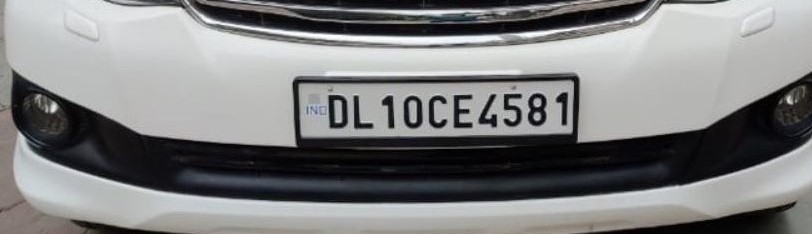
#> input picture test/test10.JPG, 812 x 234 px, found by its file name
$ python main.py
#> lines starting #> are read from the running program, lines starting #| are printed output that depends on the picture; after the words box and inside, x2 and y2 are one past the last pixel; in counts of white or black regions, pixels touching at a corner belong together
import cv2
import imutils
import pytesseract
import datetime

pytesseract.pytesseract.tesseract_cmd = 'C:\Program Files\Tesseract-OCR\\tesseract'


image = cv2.imread(r'test\test10.JPG') #test4 test2 test12 test16 test18 test4.-3 test5 test8 test10 test11
#> image is the input picture: shape (234, 812, 3); mean B, G, R 128, 127.5, 127.2
image = imutils.resize(image, width=300 )
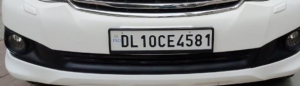
#> image: shape (86, 300, 3); mean B, G, R 128, 127.5, 127.2
cv2.imshow("original image", image)
cv2.waitKey(3)


'''
cam = cv2.VideoCapture(0)
result, image = cam.read()

if result:

    cv2.imshow("test", image)

    cv2.imwrite("test.jpg", image)

    cv2.waitKey(0)
    cv2.destroyWindow("test")
else:
    print("No image detected. Please! try again")
'''


#Converting the input image to greyscale
gray_image = cv2.cvtColor(image, cv2.COLOR_BGR2GRAY)
cv2.imshow("greyed image", gray_image)
cv2.waitKey(3)

#Reducing the noise in the greyscale image
gray_image = cv2.bilateralFilter(gray_image, 11, 17, 17)
cv2.imshow("smoothened image", gray_image)
cv2.waitKey(3)

#Detecting the edges of the smoothened image
edged = cv2.Canny(gray_image, 30, 200)
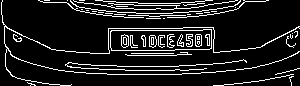
#> edged: shape (86, 300); 12% white in thin lines or dots
cv2.imshow("edged image", edged)
cv2.waitKey(3)

#Finding the contours from the edged image
cnts,new = cv2.findContours(edged.copy(), cv2.RETR_LIST, cv2.CHAIN_APPROX_SIMPLE)
#> cnts = 66 contours, 48 with area under 20; largest, box (x1, y1, x2, y2) and area: (110, 29, 212, 51) 1988, (110, 29, 212, 51) 1984, (121, 34, 129, 48) 80, (121, 34, 129, 48) 78, (149, 35, 157, 48) 73; new = 66 rows, first 6: [1, -1, -1, -1], [2, 0, -1, -1], [3, 1, -1, -1], [4, 2, -1, -1], [5, 3, -1, -1], [6, 4, -1, -1]
image1=image.copy()
cv2.drawContours(image1,cnts,-1,(0,255,0),3)
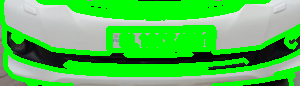
#> image1: shape (86, 300, 3); mean B, G, R 82, 196.7, 81.9
cv2.imshow("contours",image1)
cv2.waitKey(3)

#Sorting the identified contours
cnts = sorted(cnts, key = cv2.contourArea, reverse = True) [:30]
#> cnts = 30 contours, 12 with area under 20; largest, box (x1, y1, x2, y2) and area: (110, 29, 212, 51) 1988, (110, 29, 212, 51) 1984, (121, 34, 129, 48) 80, (121, 34, 129, 48) 78, (149, 35, 157, 48) 73
#screenCnt = None
screenCnt = 0
image2 = image.copy()
cv2.drawContours(image2,cnts,-1,(0,255,0),3)
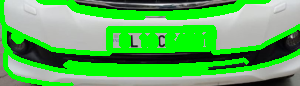
#> image2: shape (86, 300, 3); mean B, G, R 89.7, 178.3, 89.8
cv2.imshow("Top 30 contours",image2)
cv2.waitKey(3)

#Finding the contour with four sides
i=7
for c in cnts:
        perimeter = cv2.arcLength(c, True)
        approx = cv2.approxPolyDP(c, 0.018 * perimeter, True)
        if len(approx) == 4:
                screenCnt = approx
        #Cropping the rectangular part identified as license plate
        x,y,w,h = cv2.boundingRect(c)
        new_img=image[y:y+h,x:x+w]
        cv2.imwrite('./'+str(i)+'.png',new_img)
        i+=1
        break
#> this loop made 1 pass
#> (perimeter, screenCnt, x, y, w, h, i) on pass 1: (241.1, [[211, 29], [111, 30], [110, 47], [209, 49]], 110, 29, 102, 22, 8)
#> pass 1, `new_img=image[y:y+h,x:x+w]`:
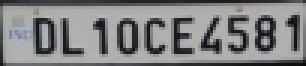
#> new_img: shape (22, 102, 3) (shown 3 times larger); mean B, G, R 130.3, 129.4, 128.7
#> after the loop, i = 8

#Drawing the selected contour on the original image
cv2.drawContours(image, [screenCnt], -1, (0, 255, 0), 3)
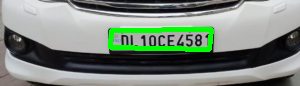
#> image: shape (86, 300, 3); 4.52% of pixels changed, all inside (x1, y1, x2, y2) = (108, 27, 214, 52)
cv2.imshow("image with detected license plate", image)
cv2.waitKey(3)

#Extracting text from the image of the cropped license plate
Cropped_loc = './7.png'
cv2.imshow("cropped", cv2.imread(Cropped_loc))
#> (the run stopped early here; a loop or call above may not have finished)

$ run again, with test/test11.JPG copied over test/test10.JPG
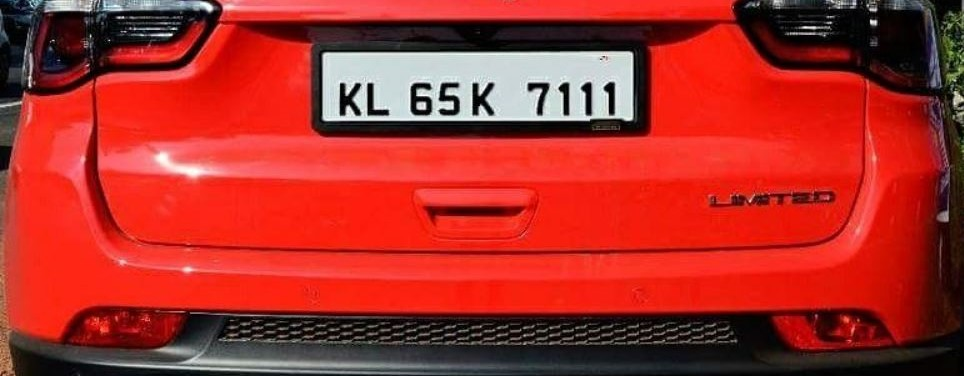
#> input picture test/test11.JPG, 964 x 376 px, found by its file name
#> image is the input picture: shape (376, 964, 3); mean B, G, R 40.1, 46.7, 170.9
#> `edged = cv2.Canny(gray_image, 30, 200)`:
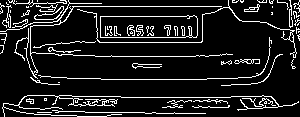
#> edged: shape (117, 300); 11.6% white in thin lines or dots
#> `cnts,new = cv2.findContours(edged.copy(), cv2.RETR_LIST, cv2.CHAIN_APP..`: cnts = 101 contours, 87 with area under 20; largest, box (x1, y1, x2, y2) and area: (100, 15, 198, 38) 2034, (100, 15, 198, 38) 2005, (34, 6, 64, 20) 148, (34, 6, 64, 20) 134, (77, 0, 297, 58) 70; new = 101 rows, first 6: [1, -1, -1, -1], [2, 0, -1, -1], [3, 1, -1, -1], [4, 2, -1, -1], [5, 3, -1, -1], [6, 4, -1, -1]
#> `cnts = sorted(cnts, key = cv2.contourArea, reverse = True) [:30]`: cnts = 30 contours, 16 with area under 20; largest, box (x1, y1, x2, y2) and area: (100, 15, 198, 38) 2034, (100, 15, 198, 38) 2005, (34, 6, 64, 20) 148, (34, 6, 64, 20) 134, (77, 0, 297, 58) 70
#> the loop `for c in cnts:` made 1 pass
#> (perimeter, screenCnt, x, y, w, h, i) on pass 1: (238.1, [[197, 18], [100, 16], [100, 37], [196, 37]], 100, 15, 98, 23, 8)
#> after the loop `for c in cnts:`: i = 8
#> `cv2.drawContours(image, [screenCnt], -1, (0, 255, 0), 3)`:
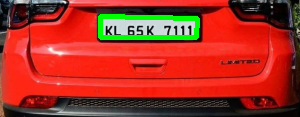
#> image: shape (117, 300, 3); mean B, G, R 35.7, 50.6, 166.6
